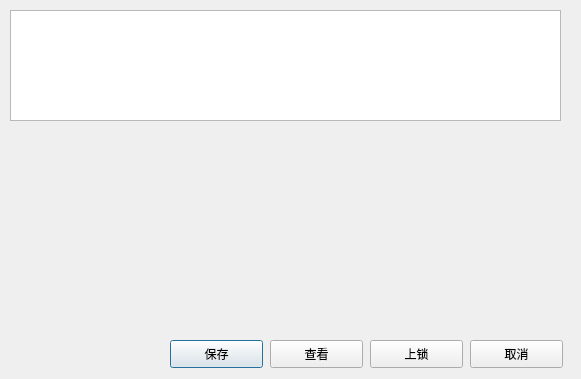
<?xml version="1.0" encoding="UTF-8"?>
<ui version="4.0">
 <class>tytrh</class>
 <widget class="QDialog" name="tytrh">
  <property name="geometry">
   <rect>
    <x>0</x>
    <y>0</y>
    <width>581</width>
    <height>379</height>
   </rect>
  </property>
  <property name="minimumSize">
   <size>
    <width>581</width>
    <height>379</height>
   </size>
  </property>
  <property name="maximumSize">
   <size>
    <width>581</width>
    <height>379</height>
   </size>
  </property>
  <property name="windowTitle">
   <string>一次性便签</string>
  </property>
  <property name="windowIcon">
   <iconset resource="icons.qrc">
    <normaloff>:/new/prefix1/pictur/Sad_cry.png</normaloff>:/new/prefix1/pictur/Sad_cry.png</iconset>
  </property>
  <widget class="QTextEdit" name="textEditsave">
   <property name="geometry">
    <rect>
     <x>10</x>
     <y>10</y>
     <width>551</width>
     <height>111</height>
    </rect>
   </property>
  </widget>
  <widget class="QPushButton" name="pushButtonsave">
   <property name="geometry">
    <rect>
     <x>170</x>
     <y>340</y>
     <width>93</width>
     <height>28</height>
    </rect>
   </property>
   <property name="text">
    <string>保存</string>
   </property>
  </widget>
  <widget class="QPushButton" name="pushButtonlockkk">
   <property name="geometry">
    <rect>
     <x>370</x>
     <y>340</y>
     <width>93</width>
     <height>28</height>
    </rect>
   </property>
   <property name="text">
    <string>上锁</string>
   </property>
  </widget>
  <widget class="QPushButton" name="pushButtoncancer">
   <property name="geometry">
    <rect>
     <x>470</x>
     <y>340</y>
     <width>93</width>
     <height>28</height>
    </rect>
   </property>
   <property name="text">
    <string>取消</string>
   </property>
  </widget>
  <widget class="QLabel" name="labelecho">
   <property name="geometry">
    <rect>
     <x>10</x>
     <y>150</y>
     <width>551</width>
     <height>161</height>
    </rect>
   </property>
   <property name="text">
    <string/>
   </property>
  </widget>
  <widget class="QPushButton" name="pushButton">
   <property name="geometry">
    <rect>
     <x>270</x>
     <y>340</y>
     <width>93</width>
     <height>28</height>
    </rect>
   </property>
   <property name="text">
    <string>查看</string>
   </property>
  </widget>
 </widget>
 <resources>
  <include location="icons.qrc"/>
 </resources>
 <connections/>
</ui>
